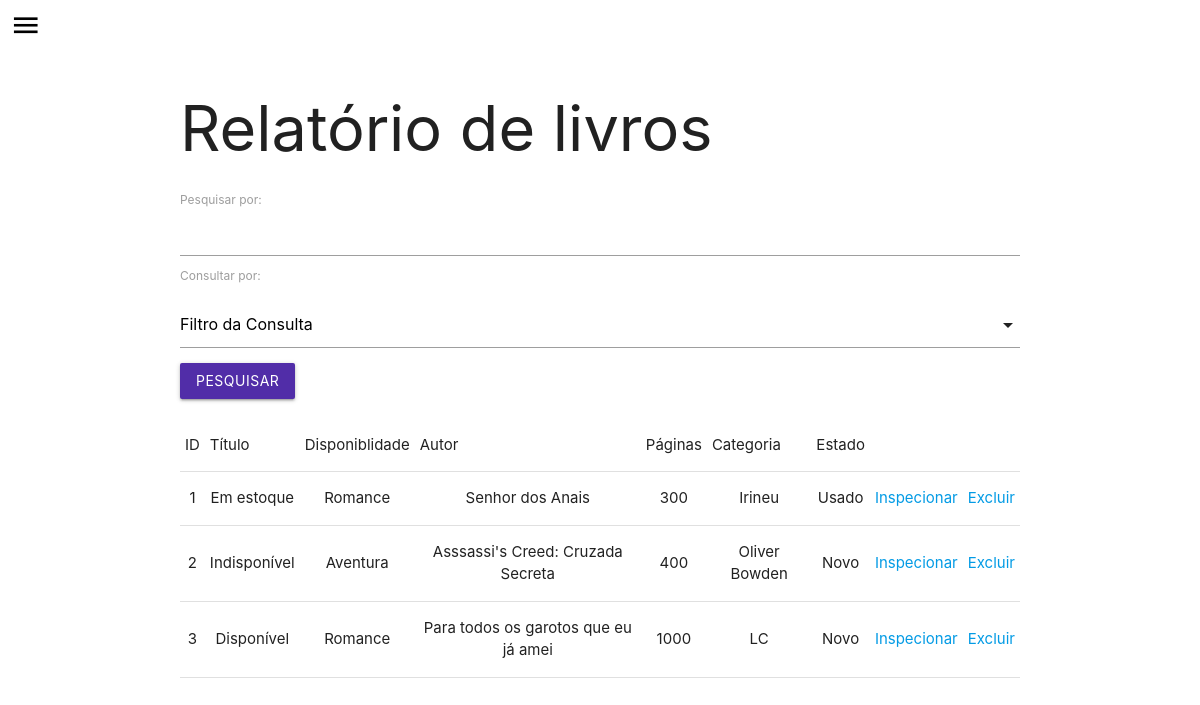
The app's page /admin/livros_read.php, older data.
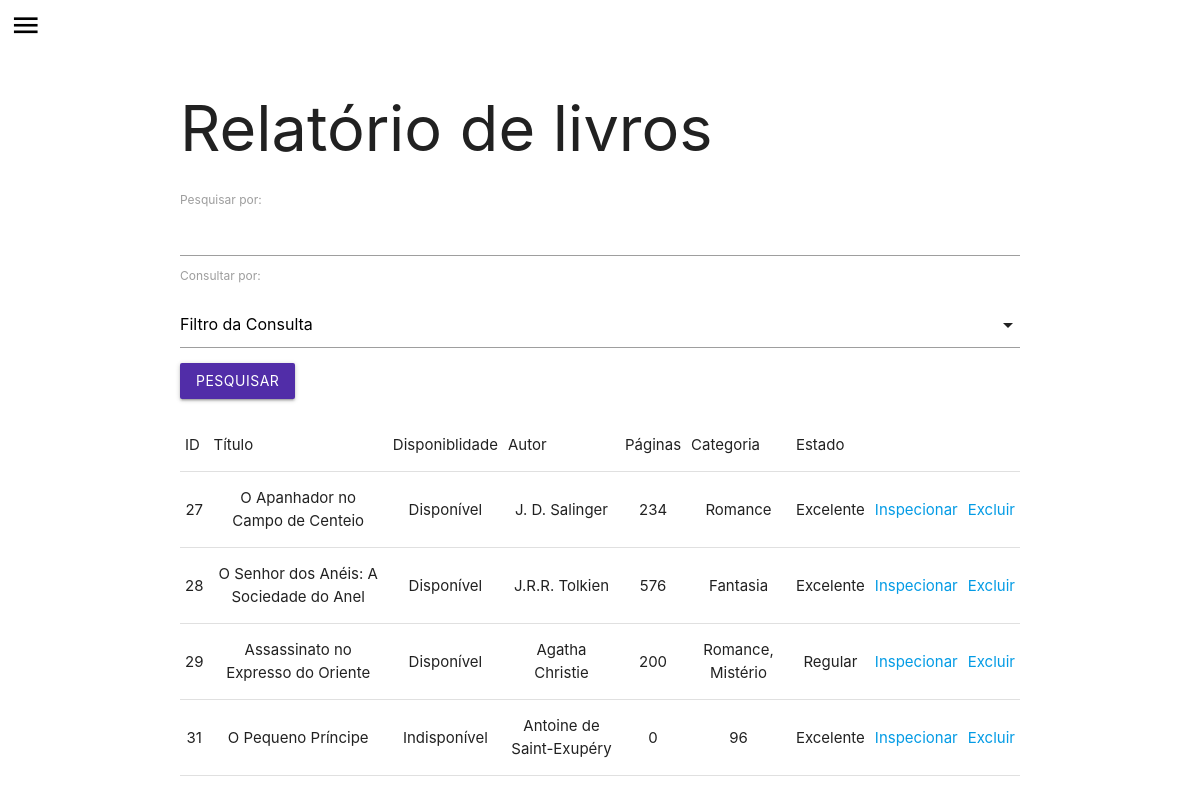
The same page, newer data.
### tables this page shows
CREATE TABLE IF NOT EXISTS `livros` (
  `id_livro` int(11) NOT NULL AUTO_INCREMENT,
  `titulo` varchar(400) DEFAULT NULL,
  `status_livro` varchar(50) DEFAULT NULL,
  `autor` varchar(400) DEFAULT NULL,
  `paginas` int(11) NOT NULL DEFAULT 0,
  `categoria` varchar(50) NOT NULL DEFAULT '0',
  `estado_livro` varchar(50) NOT NULL DEFAULT '0',
  `imagem` varchar(400) NOT NULL DEFAULT '0',
  `comentarios` varchar(400) NOT NULL DEFAULT '0',
  PRIMARY KEY (`id_livro`)
);

### admin/livros_read.php (the view, shortened to what this page needs)
<!DOCTYPE html>
<html lang="en">
<head>
    <link type="text/css" rel="stylesheet" href="../materialize/css/materialize.min.css"  media="screen,projection"/>
</head>
<body>
    <?php include 'navbar.php' ?>
    <div class="container">
        <h1>Relatório de livros</h1>
        <form method="post">
            <label for="search">Pesquisar por:</label>
            <input type="text" id="search" name="pesquisa" autocomplete="off">
            <label for="consultaPor">Consultar por: </label>
            <div class="input-field col s12">
            </div>
            <div class="row">
                <button class="btn" style="background-color: #512DA8;" type="submit" name="submit">Pesquisar</button>
            </div>
        </form>
        <div class="row">
            <table class="stripped centered">
                <thead>
                    <tr>
                        <td>ID</td>
                        <td>Título</td>
                        <td>Disponiblidade</td>
                        <td>Autor</td>
                        <td>Páginas</td>
                        <td>Categoria</td>
                        <td>Estado</td>
                    </tr>
                </thead>
                <tbody>
                    <?php
                        include 'connect.php';
                        include 'classes.php';
                        if(!isset($_POST['submit']))
                        {
                            $query = "SELECT * FROM livros";
                            $stmt = $mysqli->prepare($query);
                            $stmt->execute();
                            $result = $stmt->get_result();
                            $rows = $result->fetch_all(MYSQLI_NUM);
                        }
                        foreach($rows as $row)
                        {
                            echo "<tr>";
                            foreach($row as $columnIndex=>$entry)
                            {
                                if($columnIndex == 7 || $columnIndex == 8)
                                {
                                    continue;
                                }
                                echo "<td>$entry</td>";
                            }
                            echo "<td><a href='./livros_insp.php?id=$row[0]'>Inspecionar</a></td>";
                            echo "<td><a href='./livros_delete.php?id=$row[0]' onclick='return confirm(\"Deseja deletar o livro?\")'>Excluir</a></td>";
                            echo "</tr>";
                        }
                    ?>
                </tbody>
            </table>
        </div>
    </div>
</body>
</html>

### admin/navbar.php (shortened to what this page needs)
<?php
$nome = $_SESSION['nome'];
echo "
    <a href='#name'><span class='white-text name'>$nome</span></a>
    <a href='#' data-target='slide-out' class='sidenav-trigger'>
        <i class='material-icons' style='font-size: 2.1rem; padding: 10px;'>menu</i>
    </a>
";
?>

### admin/navbar.php (style rules this page uses)
.material-icons { color: black; }

Row changes from the older to the newer data that the page shows:
removed livros: id_livro "1", status_livro "Em estoque", categoria "Romance", titulo "Senhor dos Anais", paginas "300", autor "Irineu", estado_livro "Usado"
removed livros: id_livro "2", status_livro "Indisponível", categoria "Aventura", titulo "Asssassi's Creed: Cruzada Secreta", paginas "400", autor "Oliver Bowden", estado_livro "Novo"
removed livros: id_livro "3", status_livro "Disponível", categoria "Romance", titulo "Para todos os garotos que eu já amei", paginas "1000", autor "LC", estado_livro "Novo"
added livros: id_livro "27", titulo "O Apanhador no Campo de Centeio", status_livro "Disponível", autor "J. D. Salinger", paginas "234", categoria "Romance", estado_livro "Excelente"
added livros: id_livro "28", titulo "O Senhor dos Anéis: A Sociedade do Anel", status_livro "Disponível", autor "J.R.R. Tolkien", paginas "576", categoria "Fantasia", estado_livro "Excelente"
added livros: id_livro "29", titulo "Assassinato no Expresso do Oriente", status_livro "Disponível", autor "Agatha Christie", paginas "200", categoria "Romance, Mistério", estado_livro "Regular"
added livros: id_livro "31", titulo "O Pequeno Príncipe", status_livro "Indisponível", autor "Antoine de Saint-Exupéry", paginas "0", categoria "96", estado_livro "Excelente"
